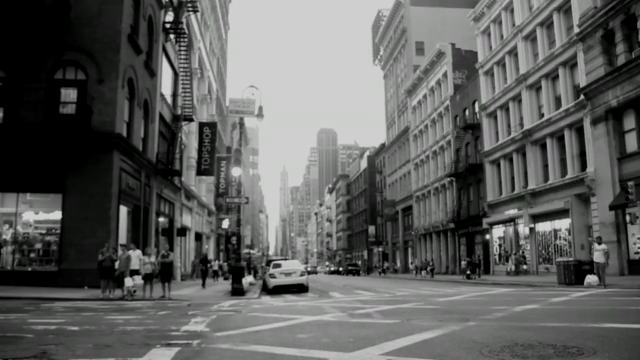
#> input picture frame 34 of NewYorkCity.mp4, 640 x 360 px
$ python 'Pedestrian detection.py'
#> lines starting #> are read from the running program, lines starting #| are printed output that depends on the picture; after the words box and inside, x2 and y2 are one past the last pixel; in counts of white or black regions, pixels touching at a corner belong together
# Importing libraries
import cv2
import numpy as np

# Defining classifiers for the object to be detected
body_classifier = cv2.CascadeClassifier('C:/Users/Acer/AppData/Local/Programs/Python/Python37/Lib/site-packages/cv2/data/haarcascade_fullbody.xml')

cap = cv2.VideoCapture('NewYorkCity.mp4')  # Acquisition of video in which pedestrians to be detected

while cap.isOpened():
    ret, frame = cap.read()                            # Reading frames from video
#> frame is the input picture: shape (360, 640, 3); mean B, G, R 93.9, 95.1, 94.3
    gray = cv2.cvtColor(frame, cv2.COLOR_BGR2GRAY)
    body = body_classifier.detectMultiScale(gray, 1.1, 2)   # Detecting bodies of pedestrians
#> body = [[194, 254, 19, 38], [150, 242, 32, 63], [213, 231, 40, 81]]

    for (x, y, w, h) in body:
        cv2.rectangle(frame, (x, y), (x+w, y+h), (255, 255, 0), 2)       # Framing the detected object
        cv2.imshow("body", frame)
#> this loop made 3 passes
#> pass 1, `cv2.imshow("body", frame)`:
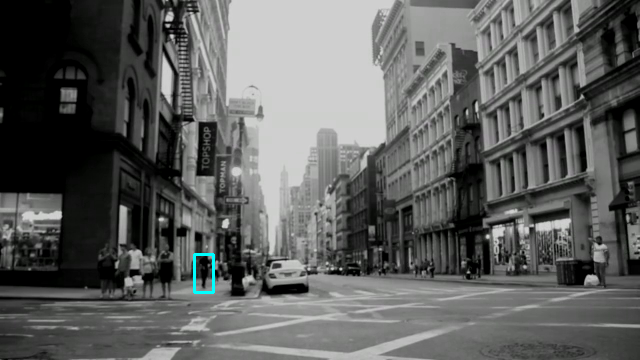
#> window 'body': shape (360, 640, 3); mean B, G, R 94.1, 95.4, 94.2
#> pass 2, `cv2.imshow("body", frame)`:
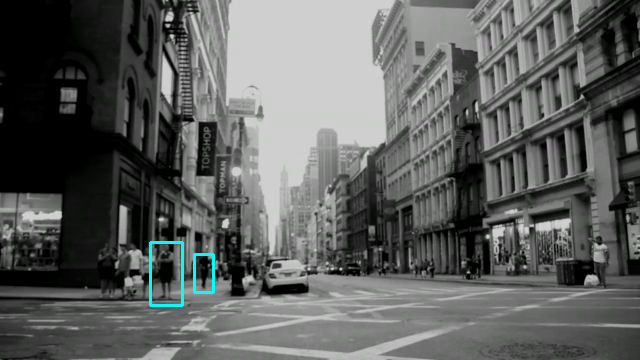
#> window 'body': shape (360, 640, 3); mean B, G, R 94.5, 95.8, 94
#> after the loop:
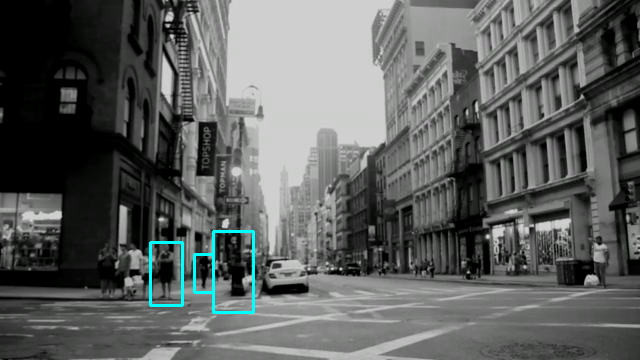
#> frame: shape (360, 640, 3); 0.65% of pixels changed, all inside (x1, y1, x2, y2) = (149, 230, 255, 314)

    if cv2.waitKey(1) == 13:      # to exit
#> (key Esc is pressed here)
        break
cap.release()
cv2.destroyAllWindows()

$ run again, starting later in the video
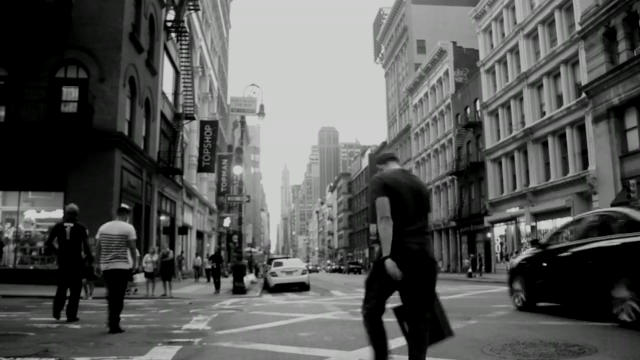
#> input picture frame 157 of NewYorkCity.mp4, 640 x 360 px
#> frame is the input picture: shape (360, 640, 3); mean B, G, R 86.1, 87.7, 86.6
#> body = [[89, 243, 50, 100]]
#> the loop `for (x, y, w, h) in body:` made 1 pass
#> pass 1, `cv2.imshow("body", frame)`:
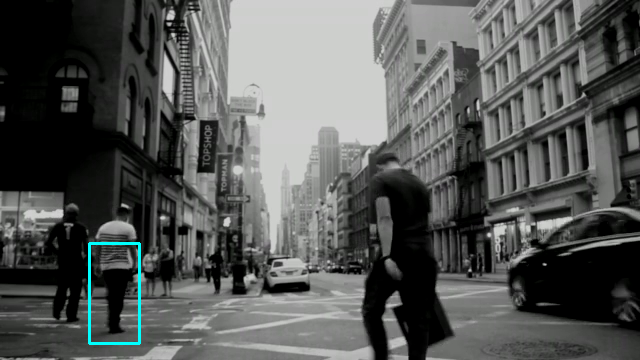
#> window 'body': shape (360, 640, 3); mean B, G, R 86.8, 88.4, 86.4

$ run again, starting later in the video
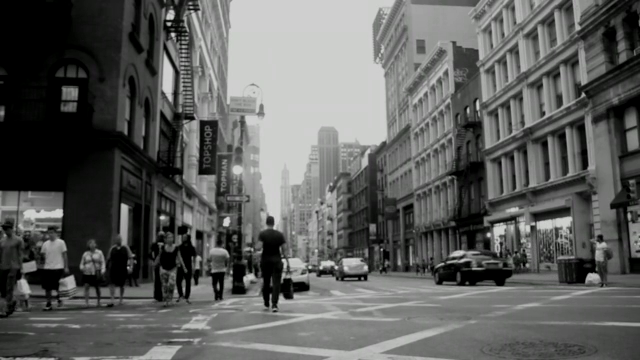
#> input picture frame 279 of NewYorkCity.mp4, 640 x 360 px
#> frame is the input picture: shape (360, 640, 3); mean B, G, R 93, 94.7, 93.5
#> body = [[245, 227, 47, 95]]
#> the loop `for (x, y, w, h) in body:` made 1 pass
#> pass 1, `cv2.imshow("body", frame)`:
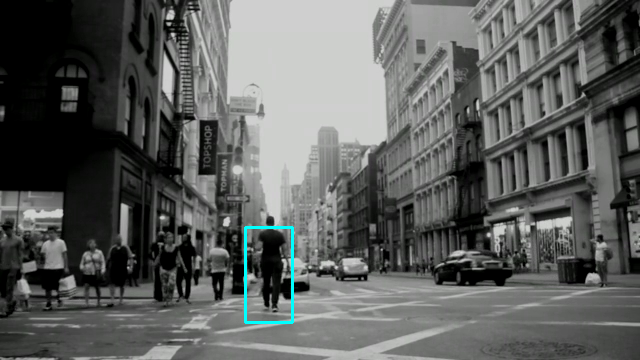
#> window 'body': shape (360, 640, 3); mean B, G, R 93.5, 95.2, 93.1
